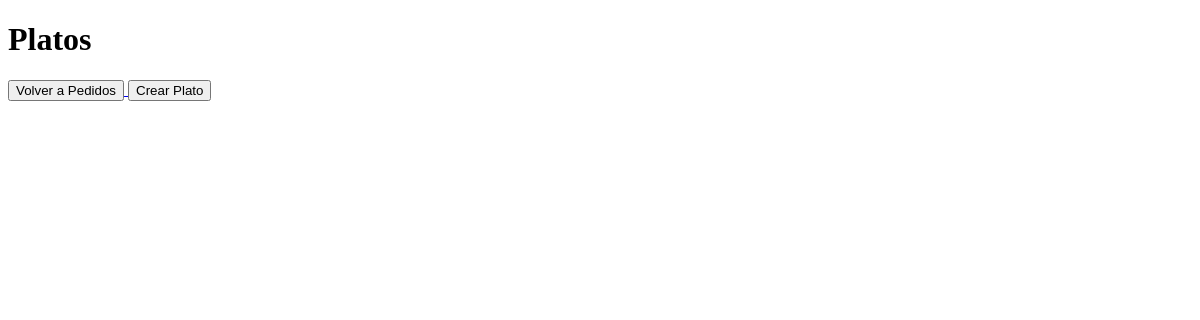
Page /pedidos/platos/ on the earlier database version.
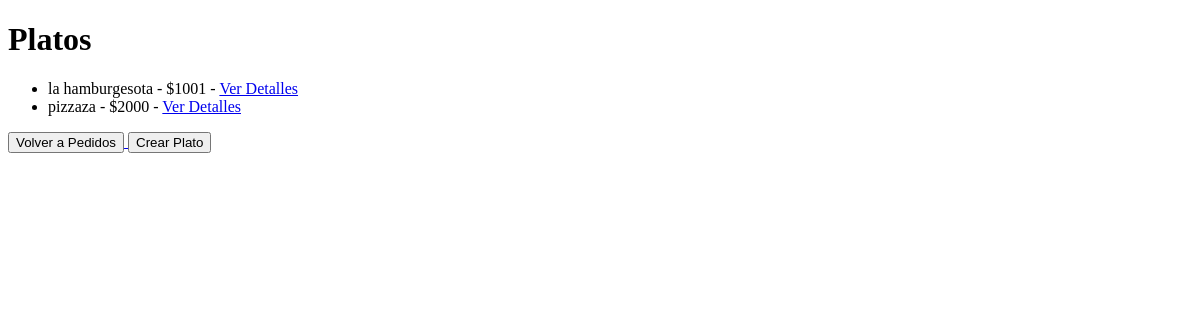
Same page on the later database version.
### pedidos/models.py (models this page shows, shortened)
class Platos(models.Model):
    tipo = models.CharField(max_length=100)
    nombre = models.CharField(max_length=100)
    precio = models.IntegerField()
    descripcion = models.TextField()

### pedidos/views.py (the view)
# urls.py: path('platos/', views.getplatos, name='getplatos'),
def getplatos(request):
    platos = Platos.objects.all()
    return render(request, 'pedidos/platos.html', {"platos": platos})

### pedidos/templates/pedidos/platos.html (shortened to what this page needs)
<!DOCTYPE html>
<html>
<head>
</head>
<body>
    <h1>Platos</h1>
    <ul>
        {% for plato in platos %}
            <li>
                {{ plato.nombre }} - ${{ plato.precio }} -
                <a href="{% url 'getplato' plato.id %}">Ver Detalles</a>
            </li>
        {% endfor %}
    </ul>
    <a href="{% url 'getpedidos' %}">
        <button>Volver a Pedidos</button>
    </a>
    <a href="{% url 'createplato' %}">
        <button>Crear Plato</button>
    </a>
</body>
</html>

Differences in the rows shown:
added Platos: nombre "la hamburgesota", precio "1001"
added Platos: nombre "pizzaza", precio "2000"
